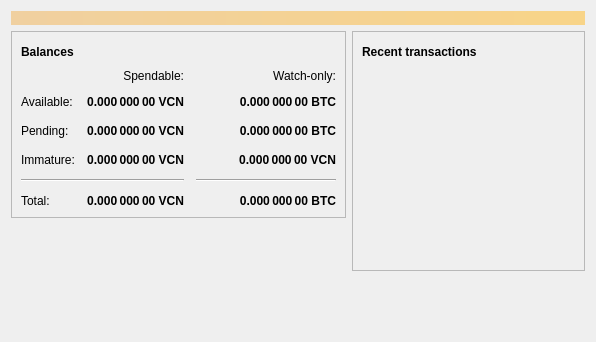
<?xml version="1.0" encoding="UTF-8"?>
<ui version="4.0">
 <class>OverviewPage</class>
 <widget class="QWidget" name="OverviewPage">
  <property name="geometry">
   <rect>
    <x>0</x>
    <y>0</y>
    <width>596</width>
    <height>342</height>
   </rect>
  </property>
  <property name="windowTitle">
   <string>Form</string>
  </property>
  <layout class="QVBoxLayout" name="topLayout">
   <item>
    <widget class="QLabel" name="labelAlerts">
     <property name="visible">
      <bool>false</bool>
     </property>
     <property name="styleSheet">
      <string notr="true">background-color: qlineargradient(x1: 0, y1: 0, x2: 1, y2: 0, stop:0 #F0D0A0, stop:1 #F8D488); color:#000000;</string>
     </property>
     <property name="wordWrap">
      <bool>true</bool>
     </property>
     <property name="margin">
      <number>3</number>
     </property>
    </widget>
   </item>
   <item>
    <layout class="QHBoxLayout" name="horizontalLayout" stretch="1,1">
     <item>
      <layout class="QVBoxLayout" name="verticalLayout_2">
       <item>
        <widget class="QFrame" name="frame">
         <property name="frameShape">
          <enum>QFrame::StyledPanel</enum>
         </property>
         <property name="frameShadow">
          <enum>QFrame::Raised</enum>
         </property>
         <layout class="QVBoxLayout" name="verticalLayout_4">
          <item>
           <layout class="QHBoxLayout" name="horizontalLayout_4">
            <item>
             <widget class="QLabel" name="label_5">
              <property name="font">
               <font>
                <weight>75</weight>
                <bold>true</bold>
               </font>
              </property>
              <property name="text">
               <string>Balances</string>
              </property>
             </widget>
            </item>
            <item>
             <widget class="QPushButton" name="labelWalletStatus">
              <property name="enabled">
               <bool>false</bool>
              </property>
              <property name="maximumSize">
               <size>
                <width>30</width>
                <height>16777215</height>
               </size>
              </property>
              <property name="toolTip">
               <string>The displayed information may be out of date. Your wallet automatically synchronizes with the Bitcoin network after a connection is established, but this process has not completed yet.</string>
              </property>
              <property name="text">
               <string/>
              </property>
              <property name="icon">
               <iconset resource="../bitcoin.qrc">
                <normaloff>:/icons/warning</normaloff>
                <disabledoff>:/icons/warning</disabledoff>:/icons/warning</iconset>
              </property>
              <property name="iconSize">
               <size>
                <width>24</width>
                <height>24</height>
               </size>
              </property>
              <property name="flat">
               <bool>true</bool>
              </property>
             </widget>
            </item>
            <item>
             <spacer name="horizontalSpacer_3">
              <property name="orientation">
               <enum>Qt::Horizontal</enum>
              </property>
              <property name="sizeHint" stdset="0">
               <size>
                <width>40</width>
                <height>20</height>
               </size>
              </property>
             </spacer>
            </item>
           </layout>
          </item>
          <item>
           <layout class="QGridLayout" name="gridLayout">
            <property name="spacing">
             <number>12</number>
            </property>
            <item row="2" column="2">
             <widget class="QLabel" name="labelWatchPending">
              <property name="font">
               <font>
                <weight>75</weight>
                <bold>true</bold>
               </font>
              </property>
              <property name="cursor">
               <cursorShape>IBeamCursor</cursorShape>
              </property>
              <property name="toolTip">
               <string>Unconfirmed transactions to watch-only addresses</string>
              </property>
              <property name="text">
               <string notr="true">0.000 000 00 BTC</string>
              </property>
              <property name="alignment">
               <set>Qt::AlignRight|Qt::AlignTrailing|Qt::AlignVCenter</set>
              </property>
              <property name="textInteractionFlags">
               <set>Qt::LinksAccessibleByMouse|Qt::TextSelectableByKeyboard|Qt::TextSelectableByMouse</set>
              </property>
             </widget>
            </item>
            <item row="2" column="1">
             <widget class="QLabel" name="labelUnconfirmed">
              <property name="font">
               <font>
                <weight>75</weight>
                <bold>true</bold>
               </font>
              </property>
              <property name="cursor">
               <cursorShape>IBeamCursor</cursorShape>
              </property>
              <property name="toolTip">
               <string>Total of transactions that have yet to be confirmed, and do not yet count toward the spendable balance</string>
              </property>
              <property name="text">
               <string notr="true">0.000 000 00 VCN</string>
              </property>
              <property name="alignment">
               <set>Qt::AlignRight|Qt::AlignTrailing|Qt::AlignVCenter</set>
              </property>
              <property name="textInteractionFlags">
               <set>Qt::LinksAccessibleByMouse|Qt::TextSelectableByKeyboard|Qt::TextSelectableByMouse</set>
              </property>
             </widget>
            </item>
            <item row="3" column="2">
             <widget class="QLabel" name="labelWatchImmature">
              <property name="font">
               <font>
                <weight>75</weight>
                <bold>true</bold>
               </font>
              </property>
              <property name="cursor">
               <cursorShape>IBeamCursor</cursorShape>
              </property>
              <property name="toolTip">
               <string>Mined balance in watch-only addresses that has not yet matured</string>
              </property>
              <property name="text">
               <string notr="true">0.000 000 00 VCN</string>
              </property>
              <property name="alignment">
               <set>Qt::AlignRight|Qt::AlignTrailing|Qt::AlignVCenter</set>
              </property>
              <property name="textInteractionFlags">
               <set>Qt::LinksAccessibleByMouse|Qt::TextSelectableByKeyboard|Qt::TextSelectableByMouse</set>
              </property>
             </widget>
            </item>
            <item row="4" column="0" colspan="2">
             <widget class="Line" name="line">
              <property name="orientation">
               <enum>Qt::Horizontal</enum>
              </property>
             </widget>
            </item>
            <item row="4" column="2">
             <widget class="Line" name="lineWatchBalance">
              <property name="sizePolicy">
               <sizepolicy hsizetype="Preferred" vsizetype="Fixed">
                <horstretch>0</horstretch>
                <verstretch>0</verstretch>
               </sizepolicy>
              </property>
              <property name="minimumSize">
               <size>
                <width>140</width>
                <height>0</height>
               </size>
              </property>
              <property name="orientation">
               <enum>Qt::Horizontal</enum>
              </property>
             </widget>
            </item>
            <item row="5" column="0">
             <widget class="QLabel" name="labelTotalText">
              <property name="text">
               <string>Total:</string>
              </property>
             </widget>
            </item>
            <item row="3" column="1">
             <widget class="QLabel" name="labelImmature">
              <property name="font">
               <font>
                <weight>75</weight>
                <bold>true</bold>
               </font>
              </property>
              <property name="cursor">
               <cursorShape>IBeamCursor</cursorShape>
              </property>
              <property name="toolTip">
               <string>Mined balance that has not yet matured</string>
              </property>
              <property name="text">
               <string notr="true">0.000 000 00 VCN</string>
              </property>
              <property name="alignment">
               <set>Qt::AlignRight|Qt::AlignTrailing|Qt::AlignVCenter</set>
              </property>
              <property name="textInteractionFlags">
               <set>Qt::LinksAccessibleByMouse|Qt::TextSelectableByKeyboard|Qt::TextSelectableByMouse</set>
              </property>
             </widget>
            </item>
            <item row="2" column="3">
             <spacer name="horizontalSpacer_2">
              <property name="orientation">
               <enum>Qt::Horizontal</enum>
              </property>
              <property name="sizeHint" stdset="0">
               <size>
                <width>40</width>
                <height>20</height>
               </size>
              </property>
             </spacer>
            </item>
            <item row="3" column="0">
             <widget class="QLabel" name="labelImmatureText">
              <property name="text">
               <string>Immature:</string>
              </property>
             </widget>
            </item>
            <item row="5" column="1">
             <widget class="QLabel" name="labelTotal">
              <property name="font">
               <font>
                <weight>75</weight>
                <bold>true</bold>
               </font>
              </property>
              <property name="cursor">
               <cursorShape>IBeamCursor</cursorShape>
              </property>
              <property name="toolTip">
               <string>Your current total balance</string>
              </property>
              <property name="text">
               <string notr="true">0.000 000 00 VCN</string>
              </property>
              <property name="alignment">
               <set>Qt::AlignRight|Qt::AlignTrailing|Qt::AlignVCenter</set>
              </property>
              <property name="textInteractionFlags">
               <set>Qt::LinksAccessibleByMouse|Qt::TextSelectableByKeyboard|Qt::TextSelectableByMouse</set>
              </property>
             </widget>
            </item>
            <item row="5" column="2">
             <widget class="QLabel" name="labelWatchTotal">
              <property name="font">
               <font>
                <weight>75</weight>
                <bold>true</bold>
               </font>
              </property>
              <property name="cursor">
               <cursorShape>IBeamCursor</cursorShape>
              </property>
              <property name="toolTip">
               <string>Current total balance in watch-only addresses</string>
              </property>
              <property name="text">
               <string notr="true">0.000 000 00 BTC</string>
              </property>
              <property name="alignment">
               <set>Qt::AlignRight|Qt::AlignTrailing|Qt::AlignVCenter</set>
              </property>
              <property name="textInteractionFlags">
               <set>Qt::LinksAccessibleByMouse|Qt::TextSelectableByKeyboard|Qt::TextSelectableByMouse</set>
              </property>
             </widget>
            </item>
            <item row="0" column="2">
             <widget class="QLabel" name="labelWatchonly">
              <property name="text">
               <string>Watch-only:</string>
              </property>
              <property name="alignment">
               <set>Qt::AlignRight|Qt::AlignTrailing|Qt::AlignVCenter</set>
              </property>
             </widget>
            </item>
            <item row="1" column="0">
             <widget class="QLabel" name="labelBalanceText">
              <property name="text">
               <string>Available:</string>
              </property>
             </widget>
            </item>
            <item row="1" column="1">
             <widget class="QLabel" name="labelBalance">
              <property name="font">
               <font>
                <weight>75</weight>
                <bold>true</bold>
               </font>
              </property>
              <property name="cursor">
               <cursorShape>IBeamCursor</cursorShape>
              </property>
              <property name="toolTip">
               <string>Your current spendable balance</string>
              </property>
              <property name="text">
               <string notr="true">0.000 000 00 VCN</string>
              </property>
              <property name="alignment">
               <set>Qt::AlignRight|Qt::AlignTrailing|Qt::AlignVCenter</set>
              </property>
              <property name="textInteractionFlags">
               <set>Qt::LinksAccessibleByMouse|Qt::TextSelectableByKeyboard|Qt::TextSelectableByMouse</set>
              </property>
             </widget>
            </item>
            <item row="1" column="2">
             <widget class="QLabel" name="labelWatchAvailable">
              <property name="font">
               <font>
                <weight>75</weight>
                <bold>true</bold>
               </font>
              </property>
              <property name="cursor">
               <cursorShape>IBeamCursor</cursorShape>
              </property>
              <property name="toolTip">
               <string>Your current balance in watch-only addresses</string>
              </property>
              <property name="text">
               <string notr="true">0.000 000 00 BTC</string>
              </property>
              <property name="alignment">
               <set>Qt::AlignRight|Qt::AlignTrailing|Qt::AlignVCenter</set>
              </property>
              <property name="textInteractionFlags">
               <set>Qt::LinksAccessibleByMouse|Qt::TextSelectableByKeyboard|Qt::TextSelectableByMouse</set>
              </property>
             </widget>
            </item>
            <item row="2" column="0">
             <widget class="QLabel" name="labelPendingText">
              <property name="text">
               <string>Pending:</string>
              </property>
             </widget>
            </item>
            <item row="0" column="1">
             <widget class="QLabel" name="labelSpendable">
              <property name="text">
               <string>Spendable:</string>
              </property>
              <property name="alignment">
               <set>Qt::AlignRight|Qt::AlignTrailing|Qt::AlignVCenter</set>
              </property>
             </widget>
            </item>
           </layout>
          </item>
         </layout>
        </widget>
       </item>
       <item>
        <spacer name="verticalSpacer">
         <property name="orientation">
          <enum>Qt::Vertical</enum>
         </property>
         <property name="sizeHint" stdset="0">
          <size>
           <width>20</width>
           <height>40</height>
          </size>
         </property>
        </spacer>
       </item>
      </layout>
     </item>
     <item>
      <layout class="QVBoxLayout" name="verticalLayout_3">
       <item>
        <widget class="QFrame" name="frame_2">
         <property name="frameShape">
          <enum>QFrame::StyledPanel</enum>
         </property>
         <property name="frameShadow">
          <enum>QFrame::Raised</enum>
         </property>
         <layout class="QVBoxLayout" name="verticalLayout">
          <item>
           <layout class="QHBoxLayout" name="horizontalLayout_2">
            <item>
             <widget class="QLabel" name="label_4">
              <property name="font">
               <font>
                <weight>75</weight>
                <bold>true</bold>
               </font>
              </property>
              <property name="text">
               <string>Recent transactions</string>
              </property>
             </widget>
            </item>
            <item>
             <widget class="QPushButton" name="labelTransactionsStatus">
              <property name="enabled">
               <bool>false</bool>
              </property>
              <property name="maximumSize">
               <size>
                <width>30</width>
                <height>16777215</height>
               </size>
              </property>
              <property name="toolTip">
               <string>The displayed information may be out of date. Your wallet automatically synchronizes with the VCoin network after a connection is established, but this process has not completed yet.</string>
              </property>
              <property name="text">
               <string/>
              </property>
              <property name="icon">
               <iconset resource="../bitcoin.qrc">
                <normaloff>:/icons/warning</normaloff>
                <disabledoff>:/icons/warning</disabledoff>:/icons/warning</iconset>
              </property>
              <property name="iconSize">
               <size>
                <width>24</width>
                <height>24</height>
               </size>
              </property>
              <property name="flat">
               <bool>true</bool>
              </property>
             </widget>
            </item>
            <item>
             <spacer name="horizontalSpacer">
              <property name="orientation">
               <enum>Qt::Horizontal</enum>
              </property>
              <property name="sizeHint" stdset="0">
               <size>
                <width>40</width>
                <height>20</height>
               </size>
              </property>
             </spacer>
            </item>
           </layout>
          </item>
          <item>
           <widget class="QListView" name="listTransactions">
            <property name="styleSheet">
             <string notr="true">QListView { background: transparent; }</string>
            </property>
            <property name="frameShape">
             <enum>QFrame::NoFrame</enum>
            </property>
            <property name="verticalScrollBarPolicy">
             <enum>Qt::ScrollBarAlwaysOff</enum>
            </property>
            <property name="horizontalScrollBarPolicy">
             <enum>Qt::ScrollBarAlwaysOff</enum>
            </property>
            <property name="selectionMode">
             <enum>QAbstractItemView::NoSelection</enum>
            </property>
           </widget>
          </item>
         </layout>
        </widget>
       </item>
       <item>
        <spacer name="verticalSpacer_2">
         <property name="orientation">
          <enum>Qt::Vertical</enum>
         </property>
         <property name="sizeHint" stdset="0">
          <size>
           <width>20</width>
           <height>40</height>
          </size>
         </property>
        </spacer>
       </item>
      </layout>
     </item>
    </layout>
   </item>
  </layout>
 </widget>
 <resources/>
 <connections/>
</ui>
